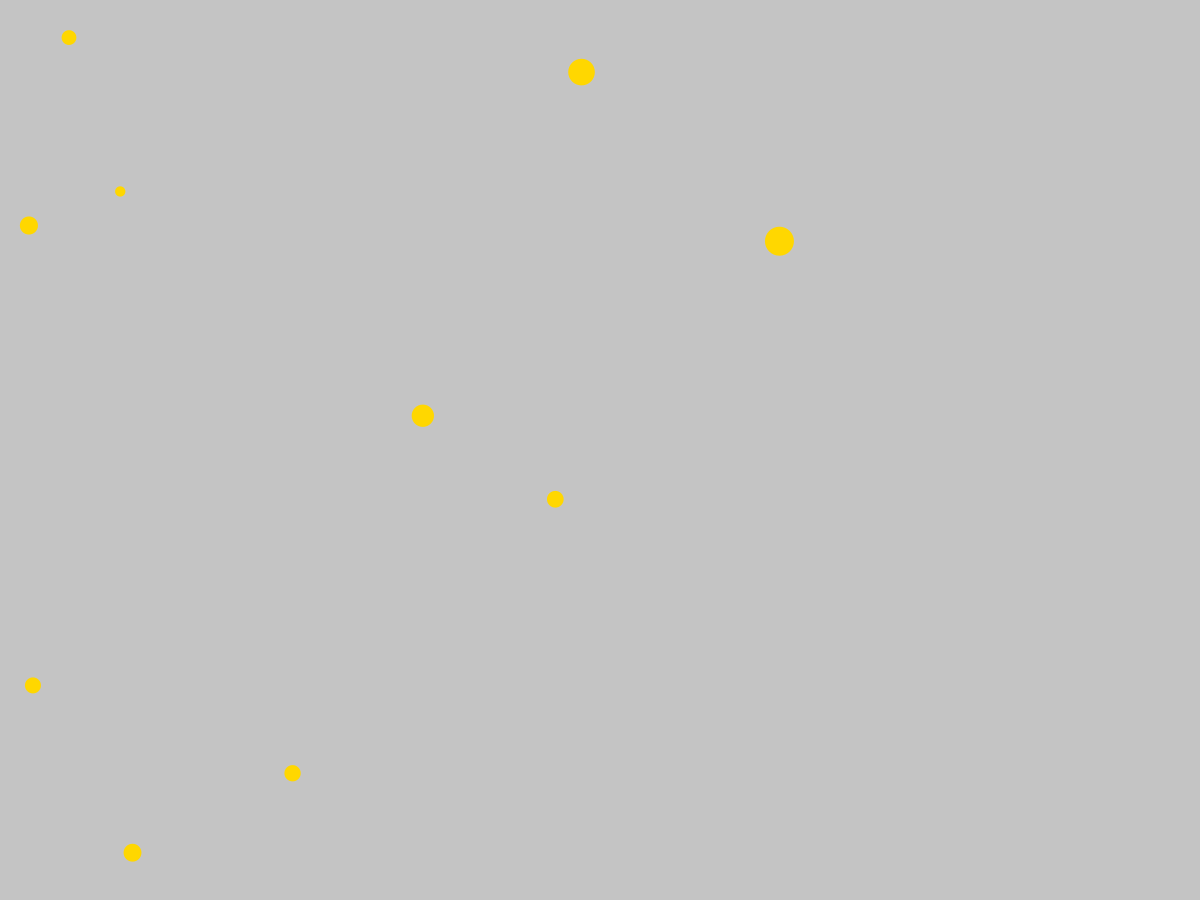
Frame 1 (no input)
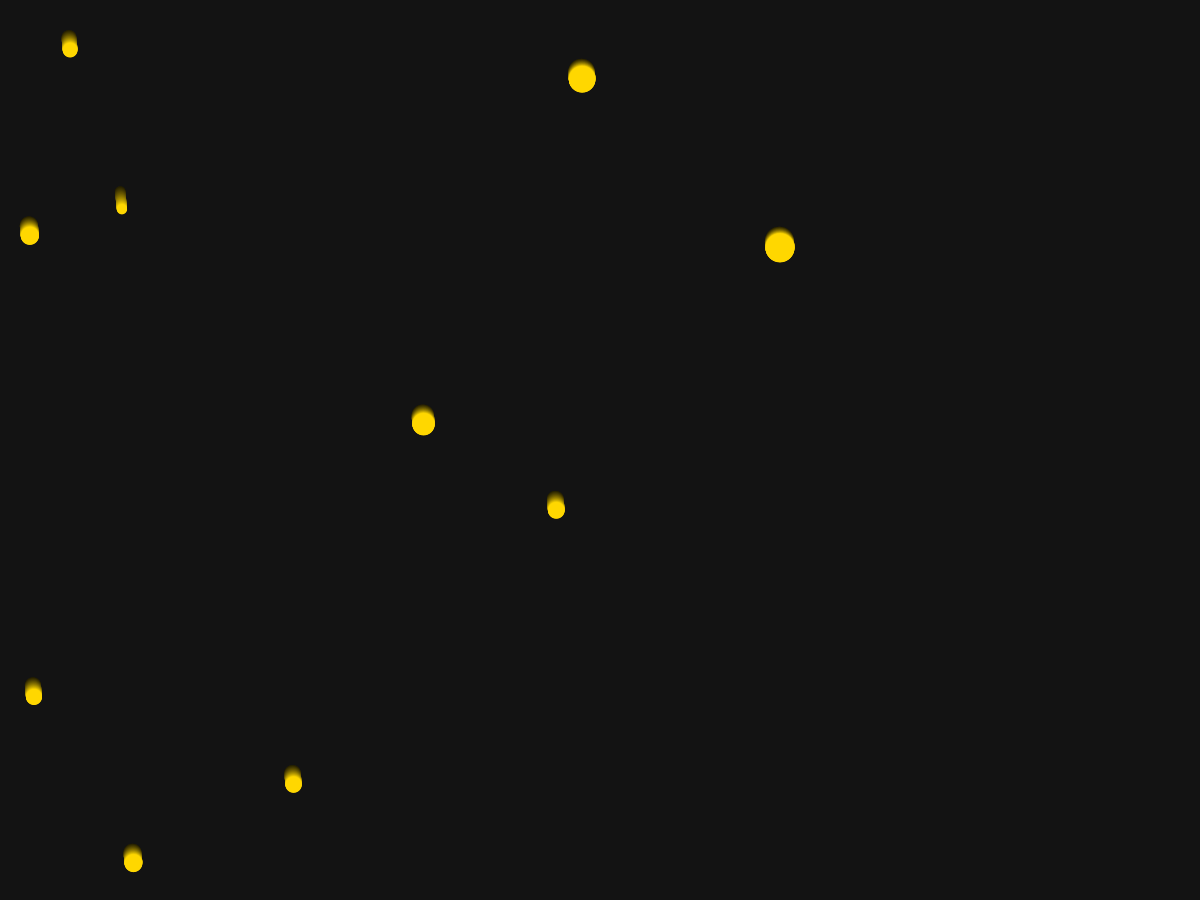
Frame 60 (the mouse pressed at the canvas centre just before this capture)
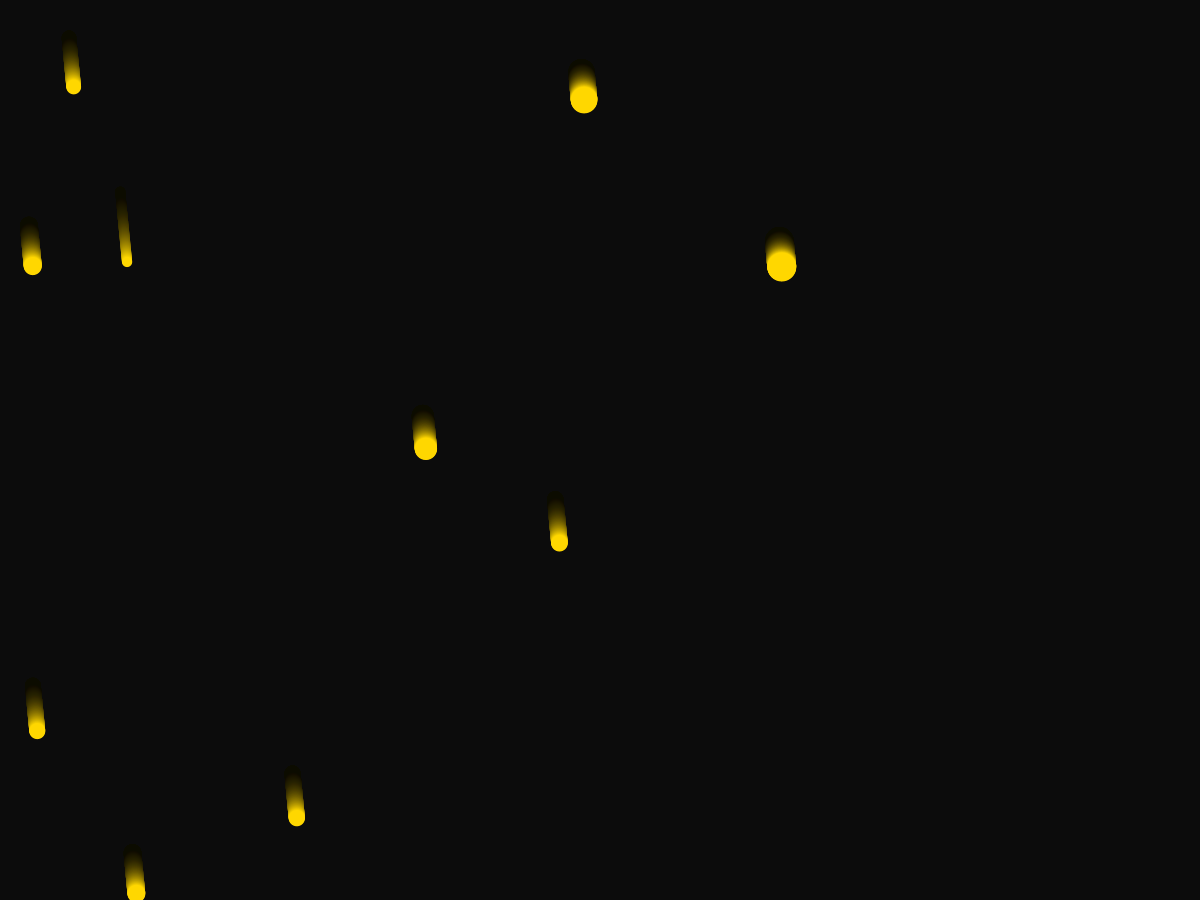
Frame 120 (the mouse held since frame 60 and released just before this capture)

The Processing sketch that drew these frames (run headless with seeded random() and noise(); from frame 60 on, the mouse is pressed at the canvas centre):

// Processing sketch: Day_13_Introduction_to_Force_Mass
// ── Day_13_Introduction_to_Force_Mass.pde
int nMover = 10;
Mover[] m = new Mover[nMover];

void setup()
{
  size(1200,900);
  
  
  for(int i = 0; i < nMover; i = i + 1)
  {
  m[i] = new Mover(random(10,width),random(10,height));
  }
  //m.velocity.x = random(1,10);
  //m.velocity.y = random(1,10);
}

void draw()
{
  noStroke();
  fill(0,0,0,10); //fill above the shape
  rect(0,0,width,height);
  fill(255,215,0);
  PVector gravitation = new PVector(0,0.1);
  PVector wind = new PVector(0.01,0);
  for(int i = 0; i < nMover; i = i + 1)
  {
  m[i].display();
  m[i].applyForce(gravitation);
   m[i].applyForce(wind);
  m[i].update();
  m[i].check();
  }
}

// ── Mover.pde
class Mover //set up and introudce properties.
{
  PVector location = new PVector (0,0);
  PVector velocity = new PVector (0,0);
  PVector acceleration = new PVector (0,0);
  float topspeed = 5;
  float mass = random(10,30);
  
  Mover(float _x, float _y) //constructor. Gives the location. Specify starting positions and values.
  {
    this.location.x = _x;
    this.location.y = _y;
    this.acceleration.x = -0.001;
    this.acceleration.y = 0.01;
  }
 void display()
 {
   fill(255,215,0);
  circle(this.location.x,this.location.y,this.mass); //drawing the circle
 }
 
 void applyForce(PVector force) {

    PVector f = PVector.div(force,mass);
    acceleration.add(f);
 }
 
 void update()
 {
   velocity.add(acceleration);
    location.add(velocity);

    acceleration.mult(0);
 }
 
void check() //determines how far and where the circles can go.
{
 
  if(this.location.x < 0 || this.location.x > width) this.velocity.x = this.velocity.x * (-1); // || means OR. The first expression references the far left off the screen. It's a negative x, off screen. The second expression references to the far right off screen. It exceeds the width of the canvas.
  if(this.location.y < 0 || this.location.y > height) this.velocity.y = this.velocity.y * (-1);
  //if(this.location.x < 0) this.location.x = width;
  //if(this.location.x > width) this.location.x = 0;
   //if(this.location.y < 0) this.location.y = height;
 // if(this.location.y > height) this.location.y = 0;
}
}
